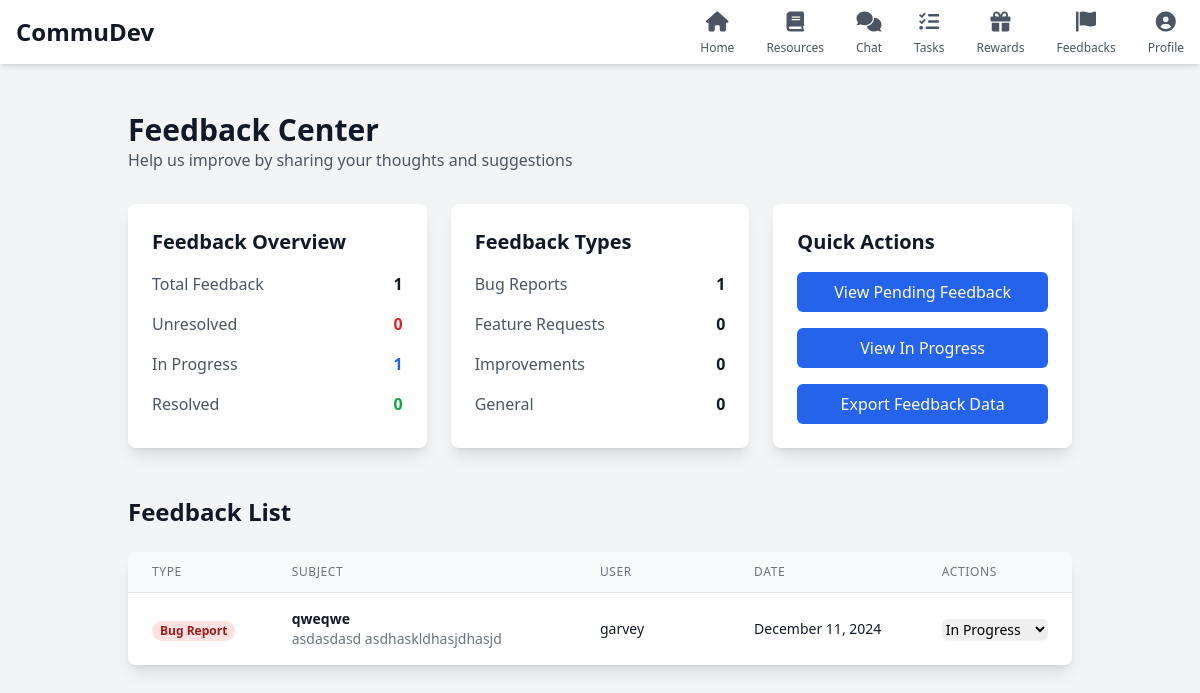
Page /feedback/ (signed in) on the committed database.
### feedback/models.py (models this page shows, shortened)
class Feedback(models.Model):
    FEEDBACK_TYPES = [
        ('bug', 'Bug Report'),
        ('feature', 'Feature Request'),
        ('improvement', 'Improvement Suggestion'),
        ('general', 'General Feedback'),
        ('other', 'Other')
    ]
    STATUS_CHOICES = [
        ('pending', 'Pending'),
        ('in_progress', 'In Progress'),
        ('resolved', 'Resolved'),
        ('closed', 'Closed')
    ]
    feedback_id = models.AutoField(primary_key=True)
    user = models.ForeignKey(settings.AUTH_USER_MODEL, on_delete=models.CASCADE, related_name='feedbacks')
    feedback_type = models.CharField(max_length=100, choices=FEEDBACK_TYPES)
    subject = models.CharField(max_length=255)
    description = models.TextField()
    status = models.CharField(max_length=20, choices=STATUS_CHOICES, default='pending')
    date_submitted = models.DateTimeField(auto_now_add=True)
    date_resolved = models.DateTimeField(null=True, blank=True)
    resolution_notes = models.TextField(blank=True, null=True)
    priority = models.CharField(
        max_length=20,
        choices=[('low', 'Low'), ('medium', 'Medium'), ('high', 'High')],
        default='medium'
    )
    class Meta:
        ordering = ['-date_submitted']
        verbose_name = 'Feedback'
        verbose_name_plural = 'Feedbacks'

### users/models.py (models this page shows, shortened)
class User(AbstractUser):
    userId = models.UUIDField(primary_key=True, default=uuid.uuid4, editable=False)
    firstname = models.CharField(max_length=100)
    middleinit = models.CharField(max_length=1, blank=True, null=True)
    lastname = models.CharField(max_length=100)
    age = models.IntegerField(null=True)
    state = models.CharField(max_length=100)
    employmentStatus = models.CharField(max_length=100)
    points = models.IntegerField(default=0)
    profile_picture = models.ImageField(upload_to='profile_pics', default='default.jpg')
    languages = models.CharField(max_length=200, blank=True, null=True, default='')
    activity_status = models.CharField(
        max_length=100,
        default='Active',
        choices=[
            ('Active', 'Very Active'),
            ('Moderate', 'Moderately Active'),
            ('Low', 'Less Active'),
            ('Inactive', 'Inactive')
        ]
    )
    hobbies = models.CharField(max_length=200, blank=True, null=True, default='')
    goals = models.CharField(max_length=200, blank=True, null=True, default='')
    USERNAME_FIELD = 'username'  # This ensures username is used for login
    REQUIRED_FIELDS = ['firstname', 'lastname']  # Required fields for createsuperuser

### feedback/views.py (the view, shortened to what this page needs)
# urls.py: path('', views.feedback_list, name='feedback-list'),
@login_required
def feedback_list(request):
    context = {
        'form': FeedbackForm(),
    }
    if request.user.is_staff:
        feedbacks = Feedback.objects.all().select_related('user').order_by('-date_submitted')
        context.update({
            'feedbacks': feedbacks,
            'all_feedback_stats': {
                'total': feedbacks.count(),
                'pending': feedbacks.filter(status='pending').count(),
                'in_progress': feedbacks.filter(status='in_progress').count(),
                'resolved': feedbacks.filter(status='resolved').count(),
            },
            'feedback_types': {
                'bug': feedbacks.filter(feedback_type='bug').count(),
                'feature': feedbacks.filter(feedback_type='feature').count(),
                'improvement': feedbacks.filter(feedback_type='improvement').count(),
                'general': feedbacks.filter(feedback_type='general').count(),
            }
        })
    return render(request, 'feedback/feedback.html', context)

### feedback/forms.py (shortened to what this page needs)
class FeedbackForm(forms.ModelForm):
    class Meta:
        model = Feedback
        fields = ['feedback_type', 'subject', 'description']
        widgets = {
            'feedback_type': forms.Select(attrs={
                'class': 'mt-1 block w-full rounded-md border-gray-300 shadow-sm focus:border-blue-300 focus:ring focus:ring-blue-200 focus:ring-opacity-50 p-2',
                'name': 'feedback_type'  # Add explicit name
            }),
            'subject': forms.TextInput(attrs={
                'class': 'mt-1 block w-full rounded-md border-gray-300 shadow-sm focus:border-blue-300 focus:ring focus:ring-blue-200 focus:ring-opacity-50 p-2',
                'name': 'subject'  # Add explicit name
            }),
            'description': forms.Textarea(attrs={
                'class': 'mt-1 block w-full rounded-md border-gray-300 shadow-sm focus:border-blue-300 focus:ring focus:ring-blue-200 focus:ring-opacity-50 p-2',
                'rows': 10,
                'name': 'description'  # Add explicit name
            })
        }

### feedback/templates/feedback/feedback.html (shortened to what this page needs)
<!DOCTYPE html>
<html lang="en">
<head>
    <script src="https://cdn.tailwindcss.com"></script>
    <link rel="stylesheet" href="https://cdnjs.cloudflare.com/ajax/libs/font-awesome/6.0.0/css/all.min.css" />
    <link rel="stylesheet" href="https://cdn.jsdelivr.net/npm/flatpickr/dist/themes/material_blue.css">
</head>
<body class="bg-gray-100 custom-scrollbar">
    <nav class="bg-white shadow-md fixed top-0 w-full z-50 h-16">
        <div class="w-full px-4 flex justify-between items-center h-full">
            <div class="flex-shrink-0">
                <h1 class="text-2xl font-bold text-gray-900">CommuDev</h1>
            </div>
            <div class="flex items-center space-x-8">
                <a href="{% url 'home' %}" class="text-gray-600 hover:text-gray-900 flex flex-col items-center">
                    <i class="fas fa-home text-xl"></i>
                    <span class="text-xs mt-1">Home</span>
                </a>
                <a href="{% url 'resource_home' %}" class="text-gray-600 hover:text-gray-900 flex flex-col items-center">
                    <i class="fas fa-book text-xl"></i>
                    <span class="text-xs mt-1">Resources</span>
                </a>
                <a href="{% url 'chat_home' %}" class="text-gray-600 hover:text-gray-900 flex flex-col items-center relative">
                    <i class="fas fa-comments text-xl"></i>
                    <span class="text-xs mt-1">Chat</span>
                </a>
                <a href="#" class="text-gray-600 hover:text-gray-900 flex flex-col items-center">
                    <i class="fas fa-tasks text-xl"></i>
                    <span class="text-xs mt-1">Tasks</span>
                </a>
                <a href="{% url 'reward-list' %}" class="text-gray-600 hover:text-gray-900 flex flex-col items-center">
                    <i class="fas fa-gift text-xl"></i>
                    <span class="text-xs mt-1">Rewards</span>
                </a>
                <a href="{% url 'feedback:feedback-list' %}" class="text-gray-600 hover:text-gray-900 flex flex-col items-center">
                    <i class="fas fa-flag text-xl"></i>
                    <span class="text-xs mt-1">Feedbacks</span>
                </a>
                <a href="{% url 'profile' %}" class="text-gray-600 hover:text-gray-900 flex flex-col items-center">
                    <i class="fas fa-user-circle text-xl"></i>
                    <span class="text-xs mt-1">Profile</span>
                </a>
            </div>
        </div>
    </nav>
    <div class="container mx-auto px-4 py-8 mt-20">
        <div class="mb-8 ml-6 mr-6">
            <h2 class="text-3xl font-bold text-gray-900">Feedback Center</h2>
            <p class="text-gray-600">Help us improve by sharing your thoughts and suggestions</p>
        </div>
        {% if user.is_staff %}
        <div class="grid grid-cols-1 md:grid-cols-3 gap-6 ml-6 mr-6">
            <div class="bg-white rounded-lg shadow-lg p-6">
                <h3 class="text-xl font-semibold text-gray-900 mb-4">Feedback Overview</h3>
                <div class="space-y-4">
                    <div class="flex justify-between items-center">
                        <span class="text-gray-600">Total Feedback</span>
                        <span class="text-gray-900 font-semibold">{{ all_feedback_stats.total }}</span>
                    </div>
                    <div class="flex justify-between items-center">
                        <span class="text-gray-600">Unresolved</span>
                        <span class="text-red-600 font-semibold">{{ all_feedback_stats.pending }}</span>
                    </div>
                    <div class="flex justify-between items-center">
                        <span class="text-gray-600">In Progress</span>
                        <span class="text-blue-600 font-semibold">{{ all_feedback_stats.in_progress }}</span>
                    </div>
                    <div class="flex justify-between items-center">
                        <span class="text-gray-600">Resolved</span>
                        <span class="text-green-600 font-semibold">{{ all_feedback_stats.resolved }}</span>
                    </div>
                </div>
            </div>
            <div class="bg-white rounded-lg shadow-lg p-6">
                <h3 class="text-xl font-semibold text-gray-900 mb-4">Feedback Types</h3>
                <div class="space-y-4">
                    <div class="flex justify-between items-center">
                        <span class="text-gray-600">Bug Reports</span>
                        <span class="text-gray-900 font-semibold">{{ feedback_types.bug }}</span>
                    </div>
                    <div class="flex justify-between items-center">
                        <span class="text-gray-600">Feature Requests</span>
                        <span class="text-gray-900 font-semibold">{{ feedback_types.feature }}</span>
                    </div>
                    <div class="flex justify-between items-center">
                        <span class="text-gray-600">Improvements</span>
                        <span class="text-gray-900 font-semibold">{{ feedback_types.improvement }}</span>
                    </div>
                    <div class="flex justify-between items-center">
                        <span class="text-gray-600">General</span>
                        <span class="text-gray-900 font-semibold">{{ feedback_types.general }}</span>
                    </div>
                </div>
            </div>
            <div class="bg-white rounded-lg shadow-lg p-6">
                <h3 class="text-xl font-semibold text-gray-900 mb-4">Quick Actions</h3>
                <div class="space-y-4">
                    <button class="w-full py-2 px-4 bg-blue-600 text-white rounded-md hover:bg-blue-700 transition-colors">
                        View Pending Feedback
                    </button>
                    <button class="w-full py-2 px-4 bg-blue-600 text-white rounded-md hover:bg-blue-700 transition-colors">
                        View In Progress
                    </button>
                    <button class="w-full py-2 px-4 bg-blue-600 text-white rounded-md hover:bg-blue-700 transition-colors">
                        Export Feedback Data
                    </button>
                </div>
            </div>
        </div>
        {% endif %}
<div class="mt-12 ml-6 mr-6">
    <h3 class="text-2xl font-bold text-gray-900 mb-6">Feedback List</h3>
    <div class="bg-white rounded-lg shadow-lg overflow-hidden">
        <div class="relative">
            <div class="overflow-x-auto overflow-y-auto max-h-[500px]">
                <table class="min-w-full divide-y divide-gray-200">
                    <thead class="bg-gray-50 sticky top-0 z-10">
                        <tr>
                            <th class="px-6 py-3 text-left text-xs font-medium text-gray-500 uppercase tracking-wider w-[10%]">Type</th>
                            <th class="px-6 py-3 text-left text-xs font-medium text-gray-500 uppercase tracking-wider w-[30%]">Subject</th>
                            {% if user.is_staff %}
                            <th class="px-6 py-3 text-left text-xs font-medium text-gray-500 uppercase tracking-wider w-[15%]">User</th>
                            {% endif %}
                            <th class="px-6 py-3 text-left text-xs font-medium text-gray-500 uppercase tracking-wider w-[15%]">Date</th>
                            <th class="px-6 py-3 text-left text-xs font-medium text-gray-500 uppercase tracking-wider w-[15%]">Actions</th>
                        </tr>
                    </thead>
                    <tbody class="bg-white divide-y divide-gray-200">
                        {% for feedback in feedbacks %}
                        <tr>
                            <td class="px-6 py-4 whitespace-nowrap w-[10%]">
                                <span class="px-2 inline-flex text-xs leading-5 font-semibold rounded-full
                                    {% if feedback.feedback_type == 'bug' %}bg-red-100 text-red-800
                                    {% elif feedback.feedback_type == 'feature' %}bg-blue-100 text-blue-800
                                    {% elif feedback.feedback_type == 'improvement' %}bg-purple-100 text-purple-800
                                    {% else %}bg-green-100 text-green-800{% endif %}">
                                    {{ feedback.get_feedback_type_display }}
                                </span>
                            </td>
                            <td class="px-6 py-4 w-[30%]">
                                <div class="text-sm text-gray-900 font-semibold">{{ feedback.subject }}</div>
                                <div class="text-sm text-gray-500">{{ feedback.description|truncatechars:100 }}</div>
                            </td>
                            {% if user.is_staff %}
                            <td class="px-6 py-4 whitespace-nowrap text-sm text-gray-900 w-[15%]">
                                {{ feedback.user.username }}
                            </td>
                            {% endif %}
                            <td class="px-6 py-4 whitespace-nowrap text-sm text-gray-900 w-[15%]">
                                {{ feedback.date_submitted|date:"F j, Y" }}
                            </td>
                            <td class="px-6 py-4 whitespace-nowrap text-sm font-medium w-[15%]">
                                {% if user.is_staff %}
                                <select onchange="updateStatus({{ feedback.pk }}, this.value)" class="w-full text-sm rounded-md border-gray-300 shadow-sm focus:border-blue-300 focus:ring focus:ring-blue-200 focus:ring-opacity-50">
                                    <option value="in_progress" {% if feedback.status == 'in_progress' %}selected{% endif %}>In Progress</option>
                                </select>
                                {% endif %}
                            </td>
                        </tr>
                        {% endfor %}
                    </tbody>
                </table>
            </div>
        </div>
    </div>
</div>
</body>
</html>

### rows in the picture
Feedback: feedback_type "Bug Report", subject "qweqwe", description "asdasdasd asdhaskldhasjdhasjd", user.username "garvey", date_submitted "December 11, 2024", status+feedback_id "In Progress"

### other values in the picture
{{ all_feedback_stats.total }} "1"
{{ all_feedback_stats.pending }} "0"
{{ all_feedback_stats.in_progress }} "1"
{{ all_feedback_stats.resolved }} "0"
{{ feedback_types.bug }} "1"
{{ feedback_types.feature }} "0"
{{ feedback_types.improvement }} "0"
{{ feedback_types.general }} "0"
